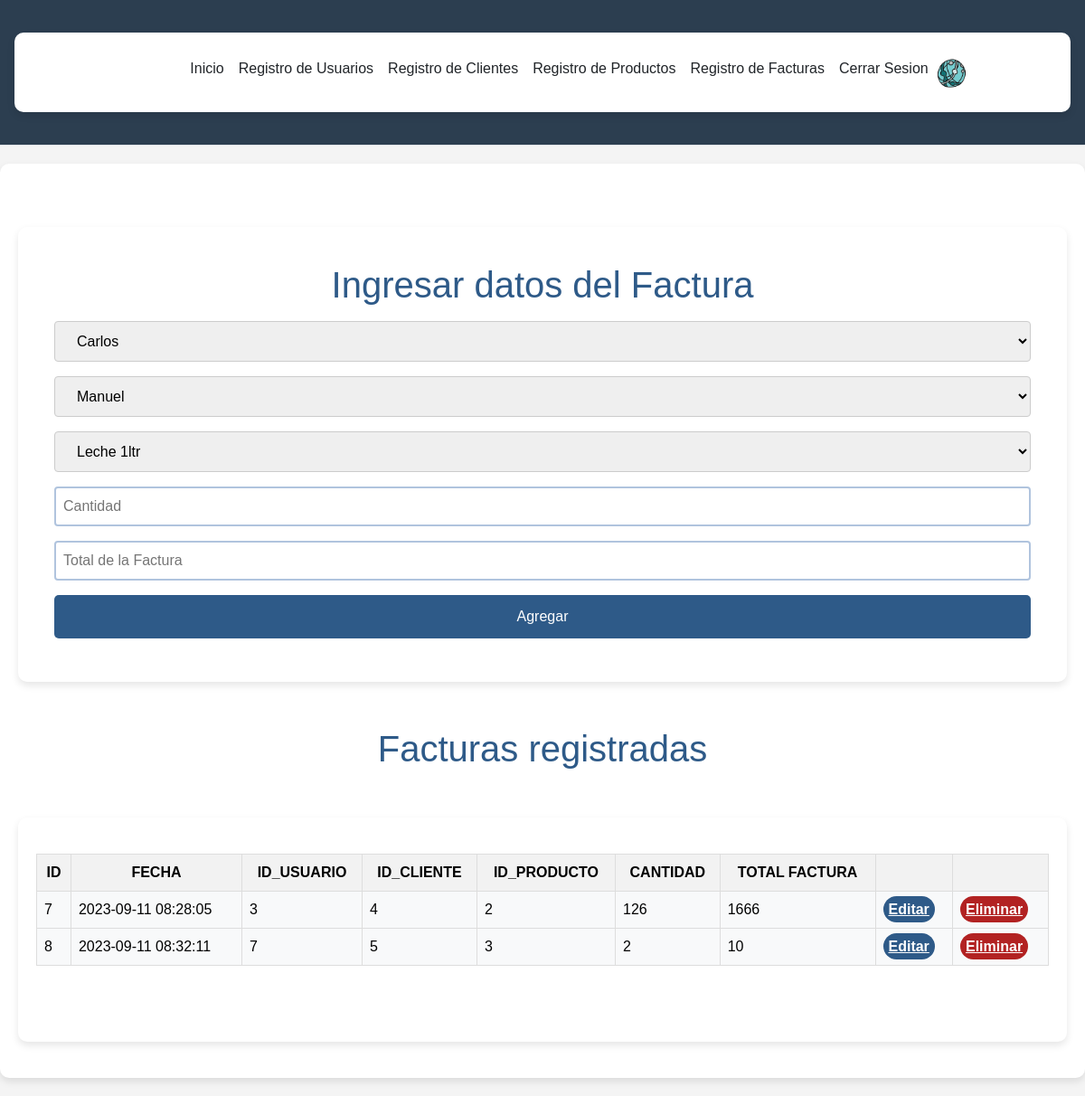
Page /Login_v18/registration-factura.php on the committed database.
### tables this page shows
CREATE TABLE `factura` (
  `idfactura` bigint(11) NOT NULL,
  `fecha` datetime NOT NULL,
  `idusuario` int(11) DEFAULT NULL,
  `idcliente` int(11) DEFAULT NULL,
  `idproducto` int(11) DEFAULT NULL,
  `cantidad` int(11) NOT NULL,
  `totalfactura` decimal(10,0) NOT NULL
);

### Login_v18/registration-factura.php (the view, shortened to what this page needs)
<?php
include("conexion.php");
$sql = "SELECT * FROM factura";
$query = mysqli_query($mysqli, $sql);
?>
<!DOCTYPE html>
<html lang="es">
<head>
    <link rel="stylesheet" type="text/css" href="style-home2.css?ts=<?= time() ?>" />
</head>
<body>
    <div>
        <?php
        require_once "header.php";
        ?>
    </div>
    <div class="container">
        <div class="users-form">
            <form action="register-factura.php" method="POST">
                <h1>Ingresar datos del Factura</h1>
                <select name="idusuario" required>
                    <?php
                    $usuarios = mysqli_query($mysqli, "SELECT * FROM usuario");
                    while ($idusuario = mysqli_fetch_array($usuarios)) {
                        echo "<option value='{$idusuario['idusuario']}'>{$idusuario['nombre']}</option>";
                    }
                    ?>
                </select>
                <select name="idcliente" required>
                    <?php
                    $clientes = mysqli_query($mysqli, "SELECT * FROM cliente");
                    while ($idcliente = mysqli_fetch_array($clientes)) {
                        echo "<option value='{$idcliente['idcliente']}'>{$idcliente['nombre']}</option>";
                    }
                    ?>
                </select>
                <select name="idproducto" required>
                    <?php
                    $productos = mysqli_query($mysqli, "SELECT * FROM producto");
                    while ($idproducto = mysqli_fetch_array($productos)) {
                        echo "<option value='{$idproducto['idproducto']}'>{$idproducto['descripcion']}</option>";
                    }
                    ?>
                </select>
                <input type="text" placeholder="Cantidad" name="cantidad" required>
                <input type="text" placeholder="Total de la Factura" name="totalfactura" required>
                <input type="submit" onclick="add()" value="Agregar">
            </form>
        </div>
        <h1>Facturas registradas</h1>
        <br>
        <div class="container">
            <div class="table-responsive">
                <table class="table table-light">
                    <div class="users-table">
                        <thead class="table-dark">
                            <tr>
                                <th>ID</th>
                                <th>FECHA</th>
                                <th>ID_USUARIO</th>
                                <th>ID_CLIENTE</th>
                                <th>ID_PRODUCTO</th>
                                <th>CANTIDAD</th>
                                <th>TOTAL FACTURA</th>
                                <th></th>
                                <th></th>
                            </tr>
                        </thead>
                        <tbody>
                            <?php while ($row = mysqli_fetch_array($query)): ?>
                                <tr>
                                    <td>
                                        <?= $row['idfactura'] ?>
                                    </td>
                                    <td>
                                        <?= $row['fecha'] ?>
                                    <td>
                                        <?= $row['idusuario'] ?>
                                    </td>
                                    <td>
                                        <?= $row['idcliente'] ?>
                                    </td>
                                    <td>
                                        <?= $row['idproducto'] ?>
                                    </td>
                                    <td>
                                        <?= $row['cantidad'] ?>
                                    </td>
                                    <td>
                                        <?= $row['totalfactura'] ?>
                                    </td>
                                    <td><a href="update-factura.php?id=<?= $row['idfactura'] ?>"
                                            class="users-table--edit">Editar</a></td>
                                    <td><a onclick="del()" href="delete-factura.php?id=<?= $row['idfactura'] ?>"
                                            class="users-table--delete">Eliminar</a></td>
                                </tr>
                            <?php endwhile; ?>
                        </tbody>
                    </div>
                </table>
                <br>
                <br>
            </div>
        </div>
</html>

### Login_v18/style-home2.css (style rules this page uses)
body { background-color: #a79d9d; font-family: 'Arial', sans-serif; }
.container { background-color: #ffffff; padding: 20px; border-radius: 10px; box-shadow: 0 4px 8px rgba(0, 0, 0, 0.1); }
h1 { color: #2E5A88; font-weight: bold; }
table { width: 100%; border-collapse: collapse; margin-top: 20px; }
table, th, td { color: black; text-align: center; vertical-align: middle; }
th, td { padding: 8px 12px; text-align: left; }
th { background-color: #D3D3D3; }
.users-form form input[type=text], .users-form form input[type=text], .users-form form input[type=text] { padding: 8px; border: 2px solid #B0C4DE; border-radius: 4px; outline: none; transition: .3s; }
.users-form form input[type=submit] { background-color: #2E5A88; color: #ffffff; border: none; border-radius: 5px; padding: 12px 20px; cursor: pointer; transition: background-color 0.3s ease; }
.users-table--edit { background: #2E5A88; padding: 6px; color: #fff; text-align: center; font-weight: bold; border-radius: 20px; }
.users-table--delete { background: #B22222; padding: 6px; color: #fff; text-align: center; font-weight: bold; border-radius: 20px; }

### Login_v18/style-general.css (style rules this page uses)
* { box-sizing: border-box; margin: 0; padding: 0; }
html { font-family: 'Segoe UI', sans-serif; text-align: center; }
body { background-color: #8A2BE2; font-family: 'Roboto', sans-serif; color: #ffffff; margin: 0; padding: 0; }
.container { max-width: 1200px; margin: 20px auto; padding: 20px; }
.users-form { background-color: rgba(255, 255, 255, 0.1); padding: 40px; border-radius: 10px; box-shadow: 0 4px 8px rgba(0, 0, 0, 0.1); margin-top: 50px; margin-bottom: 50px; }
input[type="text"], input[type="password"], select { width: 100%; padding: 12px 20px; margin: 8px 0; display: inline-block; border: 1px solid #ccc; border-radius: 4px; box-sizing: border-box; }
input[type="submit"] { width: 100%; background-color: #4CAF50; color: white; padding: 14px 20px; margin: 8px 0; border: none; border-radius: 4px; cursor: pointer; }
.table-responsive { overflow-x: auto; }
.table { width: 100%; border-collapse: collapse; }
.table th, .table td { border: 1px solid #ddd; padding: 8px; }
.table th { background-color: #f2f2f2; }
body { font-family: 'Nunito', sans-serif; background-color: #f4f4f4; }

### Login_v18/registration-factura.php (style rules this page uses)
body { background-color: #a79d9d; font-family: 'Roboto', sans-serif; color: #ffffff; margin: 0; padding: 0; }
.container { max-width: 1200px; margin: 20px auto; padding: 20px; }
.users-form { background-color: rgba(255, 255, 255, 0.1); padding: 40px; border-radius: 10px; box-shadow: 0 4px 8px rgba(0, 0, 0, 0.1); margin-top: 50px; margin-bottom: 50px; }
input[type="text"], input[type="password"], select { width: 100%; padding: 12px 20px; margin: 8px 0; display: inline-block; border: 1px solid #ccc; border-radius: 4px; box-sizing: border-box; }
input[type="submit"] { width: 100%; background-color: #4CAF50; color: white; padding: 14px 20px; margin: 8px 0; border: none; border-radius: 4px; cursor: pointer; }
.table-responsive { overflow-x: auto; }
.table { width: 100%; border-collapse: collapse; }
.table th, .table td { border: 1px solid #ddd; padding: 8px; }
.table th { background-color: #f2f2f2; }

### rows in the picture
factura: idfactura "7", fecha "2023-09-11 08:28:05", idusuario "3", idcliente "4", idproducto "2", cantidad "126", totalfactura "1666"
factura: idfactura "8", fecha "2023-09-11 08:32:11", idusuario "7", idcliente "5", idproducto "3", cantidad "2", totalfactura "10"

### other values in the picture
form field idusuario "Carlos"
form field idcliente "Manuel"
form field idproducto "Leche 1ltr"
